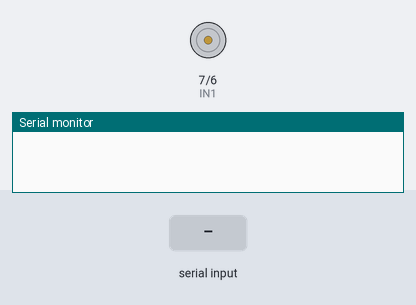
The sketch below on a simulated Arduino Uno, built with avr-gcc and run on an emulated ATmega328P. Shown: motor-driver pin pairs drawn as motors (green arrow = first pin HIGH = forward, orange = second pin HIGH = backward, longer = more drive), the last lines printed to the serial monitor. The test bench sets the inputs (shaded band).

Above: at 1.2 s.
1.3 s: "f" received over Serial
At 1.8 s:
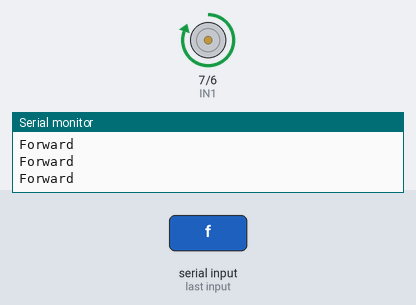
2.8 s: "b" received over Serial
At 3.7 s:
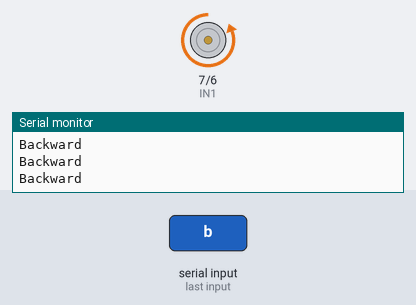
4.3 s: "s" received over Serial
At 4.8 s:
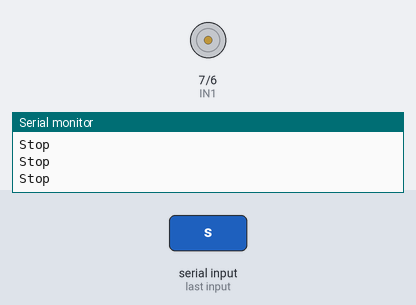
Timing chart, 0 to 7.3 s (numbered marks = the images above; inputs shaded):
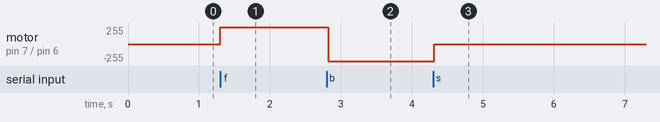

The sketch:

Inauguration_Ceremony_s_Curtain_Control_Project_using_HC05.ino
```cpp
int IN1=7;
int IN2=6;

char t;
void setup()
{
pinMode(IN1,OUTPUT);
pinMode(IN2,OUTPUT);

Serial.begin(9600);
}

void loop()
{
digitalWrite(13,0);
if(Serial.available())
{
  t = Serial.read();
  Serial.println(t);
}
if(t == 'f')
{
  //move forward
  Serial.println("Forward");
digitalWrite(IN1,HIGH);
digitalWrite(IN2,LOW);
//digitalWrite(IN3,HIGH);
//digitalWrite(IN4,LOW);
}
else if(t == 'b')
{
  //move reverse
  Serial.println("Backward");
digitalWrite(IN1,LOW);
digitalWrite(IN2,HIGH);
//digitalWrite(IN3,LOW);
//digitalWrite(IN4,HIGH);
}
else if(t == 's')
{
  //turn left
  Serial.println("Stop");
digitalWrite(IN1,LOW);
digitalWrite(IN2,LOW);
//digitalWrite(IN3,HIGH);
//digitalWrite(IN4,LOW);
}
}
```

Measured:
- after the input at 1.3 s, motor on pin 7 (IN1) / pin 6 (IN2): stopped → forward 255/255 at once
- after the input at 2.8 s, motor on pin 7 (IN1) / pin 6 (IN2): forward 255/255 → backward 255/255 at once
- after the input at 4.3 s, motor on pin 7 (IN1) / pin 6 (IN2): backward 255/255 → stopped at once
